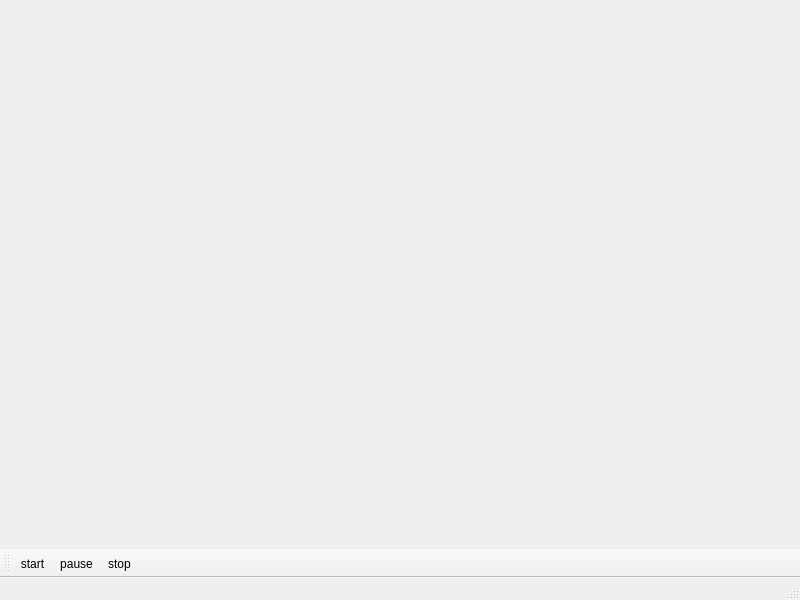
<?xml version="1.0" encoding="UTF-8"?>
<ui version="4.0">
 <class>videoplayer</class>
 <widget class="QMainWindow" name="videoplayer">
  <property name="geometry">
   <rect>
    <x>0</x>
    <y>0</y>
    <width>800</width>
    <height>600</height>
   </rect>
  </property>
  <property name="windowTitle">
   <string>MainWindow</string>
  </property>
  <widget class="QWidget" name="centralwidget">
   <layout class="QGridLayout" name="gridLayout">
    <item row="0" column="0">
     <widget class="VlcWidgetVideo" name="widget" native="true"/>
    </item>
   </layout>
  </widget>
  <widget class="QMenuBar" name="menubar">
   <property name="geometry">
    <rect>
     <x>0</x>
     <y>0</y>
     <width>800</width>
     <height>23</height>
    </rect>
   </property>
  </widget>
  <widget class="QStatusBar" name="statusbar"/>
  <widget class="QToolBar" name="toolBar">
   <property name="windowTitle">
    <string>toolBar</string>
   </property>
   <attribute name="toolBarArea">
    <enum>BottomToolBarArea</enum>
   </attribute>
   <attribute name="toolBarBreak">
    <bool>false</bool>
   </attribute>
   <addaction name="actionstart"/>
   <addaction name="actionpause"/>
   <addaction name="actionstop"/>
  </widget>
  <action name="actionstart">
   <property name="checkable">
    <bool>true</bool>
   </property>
   <property name="icon">
    <iconset resource="../resource.qrc">
     <normaloff>:/tool_icon/resource/start.png</normaloff>:/tool_icon/resource/start.png</iconset>
   </property>
   <property name="text">
    <string>start</string>
   </property>
   <property name="toolTip">
    <string>开始</string>
   </property>
  </action>
  <action name="actionpause">
   <property name="icon">
    <iconset resource="../resource.qrc">
     <normaloff>:/tool_icon/resource/pause.png</normaloff>:/tool_icon/resource/pause.png</iconset>
   </property>
   <property name="text">
    <string>pause</string>
   </property>
   <property name="toolTip">
    <string>暂停</string>
   </property>
  </action>
  <action name="actionstop">
   <property name="icon">
    <iconset resource="../resource.qrc">
     <normaloff>:/tool_icon/resource/stop.png</normaloff>:/tool_icon/resource/stop.png</iconset>
   </property>
   <property name="text">
    <string>stop</string>
   </property>
   <property name="toolTip">
    <string>停止</string>
   </property>
  </action>
 </widget>
 <customwidgets>
  <customwidget>
   <class>VlcWidgetVideo</class>
   <extends>QWidget</extends>
   <header location="global">WidgetVideo.h</header>
   <container>1</container>
  </customwidget>
 </customwidgets>
 <resources>
  <include location="../resource.qrc"/>
 </resources>
 <connections/>
</ui>
